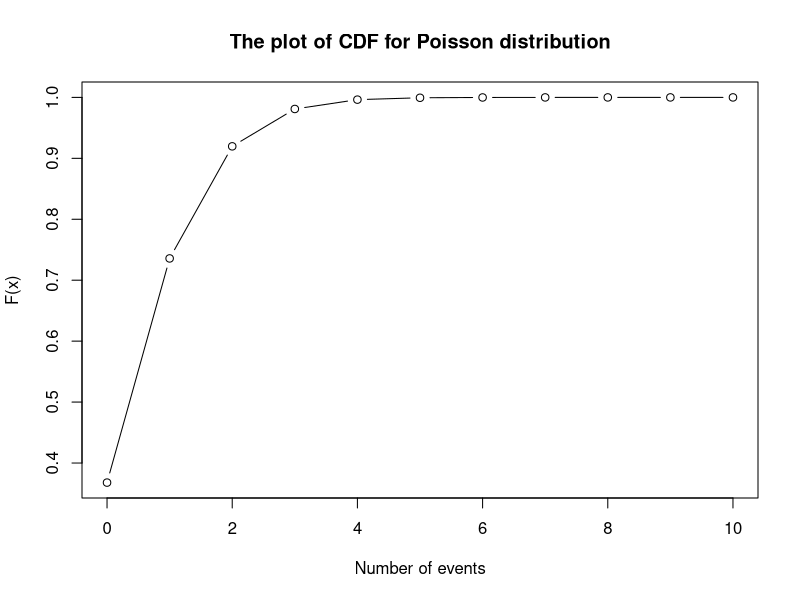

Recreate this plot in R.
## ---- chunk 1
knitr::opts_chunk$set(
    echo = TRUE,
    warning = FALSE,
    message = FALSE)
## ---- chunk 2
nt <- function(n0, i, t) {
    out <- n0 * (1 + i)^t
    return(out)

}

# This function seems work right
nt(100, 0.05, 10)
## ---- chunk 3
cdf <- function(lambda, x) {
    a <- 0:x
    pmf <- lambda ^ a * exp(lambda * (-1)) / factorial(a)
    out <- cumsum(pmf)
    out2 <- ppois(a, lambda)
    return(out)
}
a <- 0:10
plot(a, cdf(1, 10), xlab = "Number of events", ylab = "F(x)",
    main = "The plot of CDF for Poisson distribution", type = "b")
## ---- chunk 4
gene <- function(p) {
    AA <- p^2
    AB <- 2 * p * (1 - p)
    BB <- (1 - p)^2
    return(c(AA, AB, BB))
}

# I suppose the proportion (or fraction) of gametes with A genes in the urn (p) is 0.2
gene(0.2)
